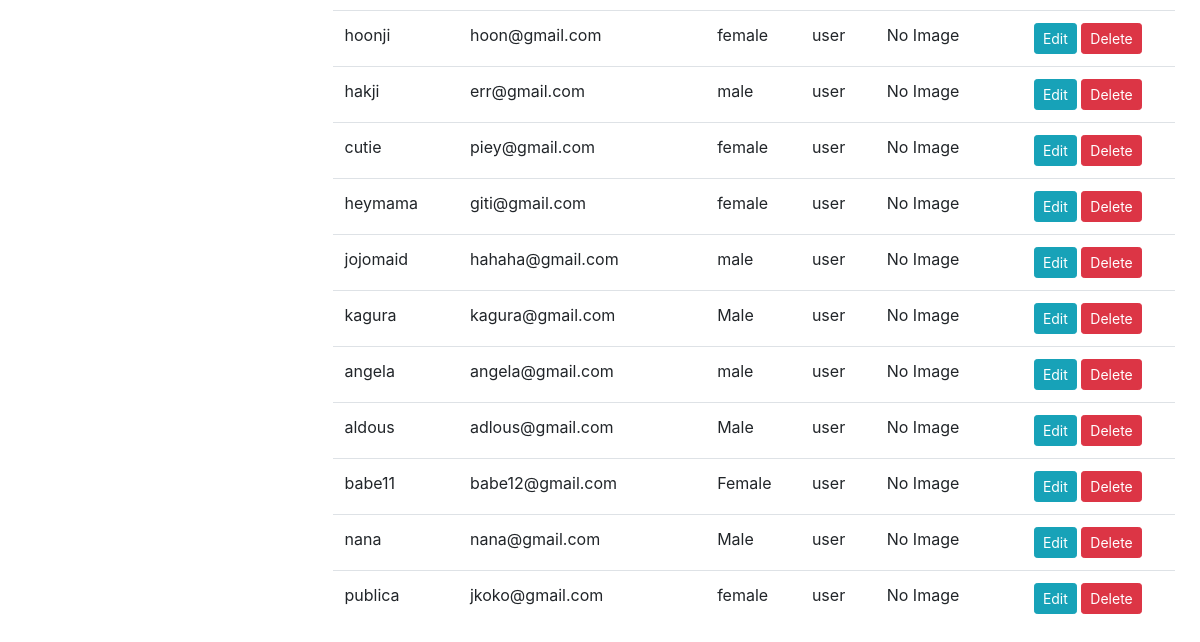
The app's page /profile (signed in, lower part), older data.
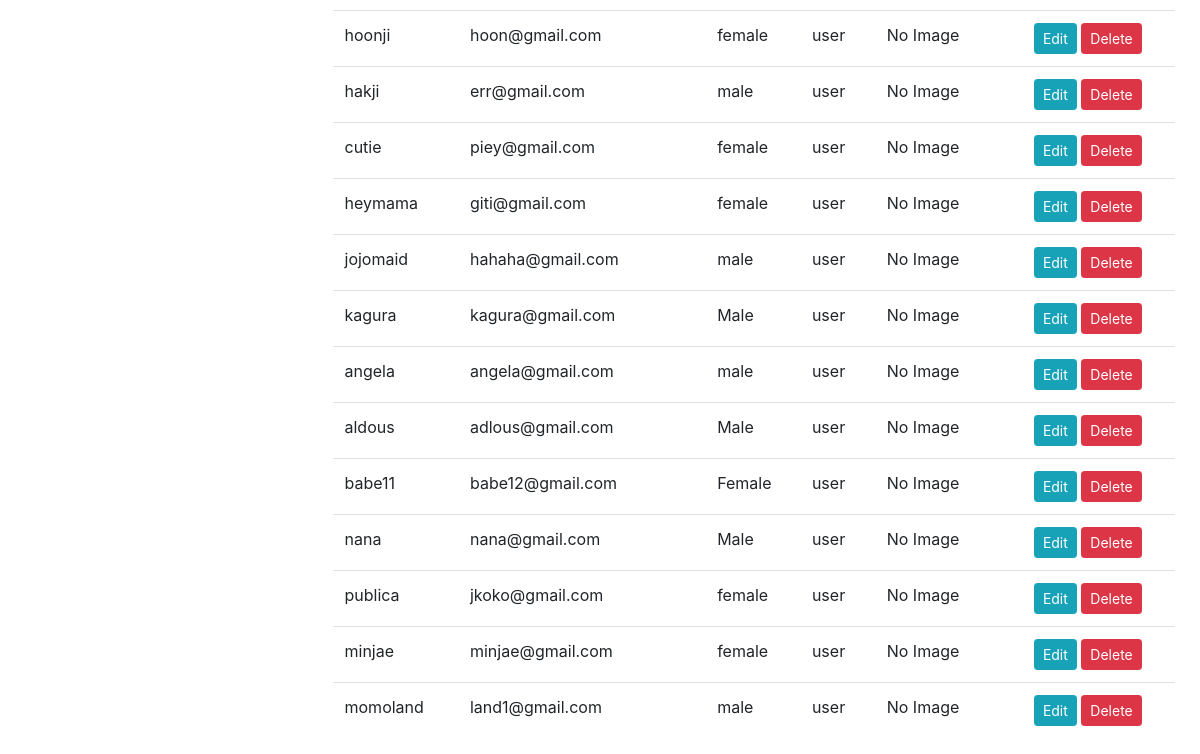
The same page, newer data.
### app/models/__init__.py (models this page shows)
class User(db.Model, UserMixin):
    id = db.Column(db.Integer, primary_key=True)
    username = db.Column(db.String(50), unique=True, nullable=False)
    email = db.Column(db.String(120), nullable=False)
    password_hash = db.Column(db.String, nullable=False)
    gender = db.Column(db.String(10))
    role = db.Column(db.String)
    profile = db.relationship('Profile', back_populates='user')
    user_payments = db.relationship('Payment', back_populates='user')

### app/views/main.py (the view, shortened to what this page needs)
@main.route('/profile', methods=['GET', 'POST'])
@login_required
def profile():
    username = current_user.username
    form = ProfileForm()
    profiles = User.query.all()
    return render_template('profile.html', form=form, profiles=profiles, username=username)

### app/views/auth/auth.py (called while the page is built)
@login_manager.user_loader
def load_user(username):
    return User.query.get(username)

### app/templates/profile.html (shortened to what this page needs)
{% extends "base.html" %} {% block title %}Profile{% endblock %} {% block content %}
<div class="container">
  <div class="row">
    <div class="col-md-12">
      <table class="table">
        <tbody>
          {% for profile in profiles %}
          <tr>
            <td>{{ profile.username }}</td>
            <td>{{ profile.email }}</td>
            <td>{{ profile.gender }}</td>
            <td>{{ profile.role }}</td>
            <td>
              {% if profile.profile_image %}
              <img src="{{ profile.profile_image }}" alt="Profile Image" class="img-thumbnail" width="100" />
              {% else %} No Image {% endif %}
            </td>
            <td>
              <button
                type="button"
                class="btn btn-sm btn-info edit-profile"
                data-toggle="modal"
                data-target="#editProfileModal"
                data-id="{{ profile.id }}"
                data-username="{{ profile.username }}"
                data-email="{{ profile.email }}"
                data-gender="{{ profile.gender }}"
                data-role="{{ profile.role }}"
              >
                Edit
              </button>
              <form
                method="post"
                action="{{ url_for('main.delete_profile', id=profile.id) }}"
                style="display: inline"
              >
                <button type="submit" class="btn btn-sm btn-danger">Delete</button>
              </form>
            </td>
          </tr>
          {% endfor %}
        </tbody>
      </table>
    </div>
  </div>
</div>
</div>
{% endblock %}

### app/templates/base.html (shortened to what this page needs)
<!DOCTYPE html>
<html lang="en">
  <head>
    <link href="https://stackpath.bootstrapcdn.com/bootstrap/4.3.1/css/bootstrap.min.css" rel="stylesheet" />
    <link rel="stylesheet" href="{{ url_for('static', filename='style.css') }}" />
  </head>
  <body>
    <div class="container-fluid">
      <div class="row">
        <div class="w-auto col-lg-9 col-md-9">
          <section class="hero">
            <div class="hero-body">
              <div class="container has-text-centered">{% block content %}{% endblock %}</div>
            </div>
        </div>
      </div>
  </body>
</html>

### app/static/style.css (style rules this page uses)
.hero-body { padding: 10px; width: 100%; height: 90vh; background-color: #ffffff; }
.row { height: 100vh; }
.col-lg-9 { padding: 0; }
.container-fluid { height: 100vh; width: 100%; }
.hero { display: flex; flex-direction: column; justify-content: center; align-items: center; height: 100%; width: auto; }
.hero-body { flex-grow: 1; }

### app/templates/base.html (style rules this page uses)
html, body { height: 100%; }
.container-fluid { height: 100%; padding-right: 0; padding-left: 0; }

Row changes from the older to the newer data that the page shows:
added User: username "minjae", email "minjae@gmail.com", gender "female", role "user", shows "No Image"
added User: username "momoland", email "land1@gmail.com", gender "male", role "user", shows "No Image"
